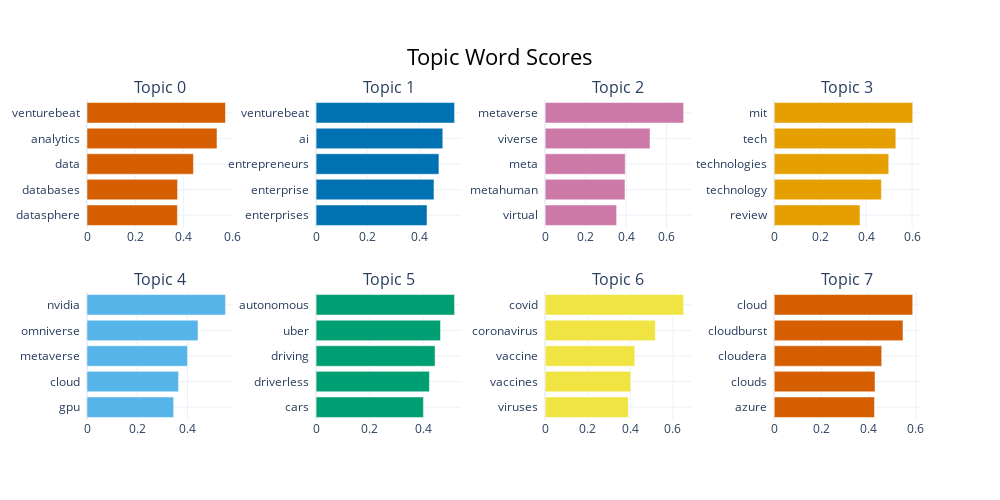
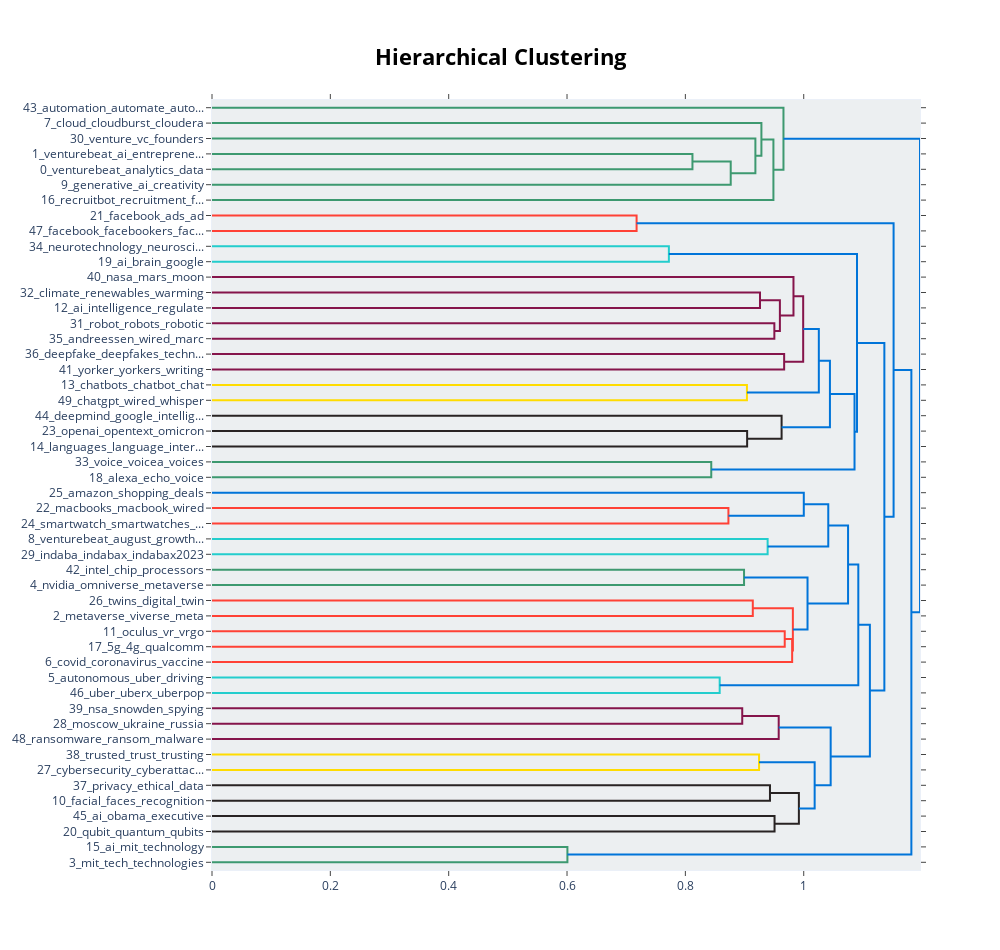
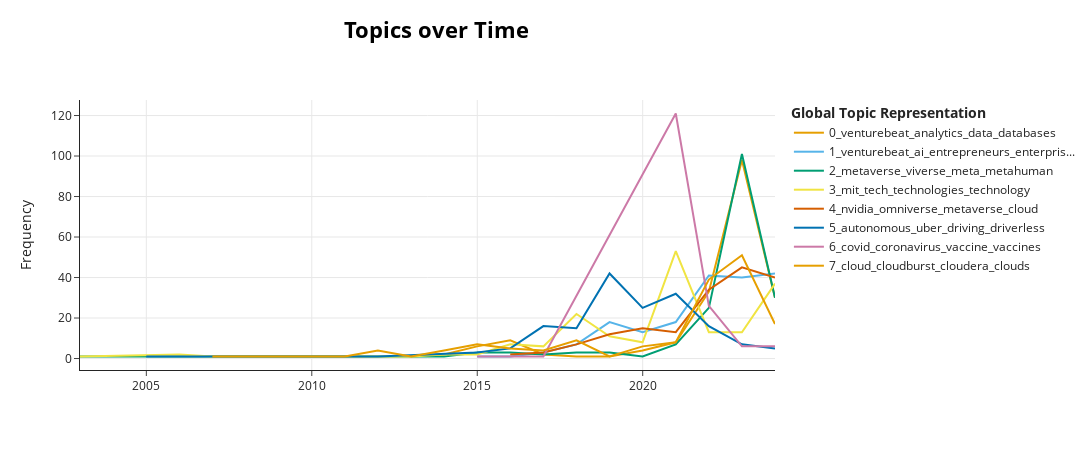

The code cell stored with these charts, in order, in its notebook:
### Code cell
%run analysis.py --verbose

### Figure 1 — Plotly figure (JSON) as saved in the notebook; plotly's stock layout.template omitted (floating-point values rounded to 4 significant figures)
{"data": [{"marker": {"color": "#D55E00"}, "orientation": "h", "x": [0.3739, 0.3744, 0.4401, 0.5375, 0.5727], "y": ["datasphere  ", "databases  ", "data  ", "analytics  ", "venturebeat  "], "type": "bar", "xaxis": "x", "yaxis": "y"}, {"marker": {"color": "#0072B2"}, "orientation": "h", "x": [0.431, 0.4579, 0.4772, 0.4923, 0.538], "y": ["enterprises  ", "enterprise  ", "entrepreneurs  ", "ai  ", "venturebeat  "], "type": "bar", "xaxis": "x2", "yaxis": "y2"}, {"marker": {"color": "#CC79A7"}, "orientation": "h", "x": [0.353, 0.3942, 0.3956, 0.518, 0.684], "y": ["virtual  ", "metahuman  ", "meta  ", "viverse  ", "metaverse  "], "type": "bar", "xaxis": "x3", "yaxis": "y3"}, {"marker": {"color": "#E69F00"}, "orientation": "h", "x": [0.3731, 0.4663, 0.4982, 0.5291, 0.6026], "y": ["review  ", "technology  ", "technologies  ", "tech  ", "mit  "], "type": "bar", "xaxis": "x4", "yaxis": "y4"}, {"marker": {"color": "#56B4E9"}, "orientation": "h", "x": [0.345, 0.3644, 0.4002, 0.442, 0.5513], "y": ["gpu  ", "cloud  ", "metaverse  ", "omniverse  ", "nvidia  "], "type": "bar", "xaxis": "x5", "yaxis": "y5"}, {"marker": {"color": "#009E73"}, "orientation": "h", "x": [0.4009, 0.4235, 0.4446, 0.4648, 0.5174], "y": ["cars  ", "driverless  ", "driving  ", "uber  ", "autonomous  "], "type": "bar", "xaxis": "x6", "yaxis": "y6"}, {"marker": {"color": "#F0E442"}, "orientation": "h", "x": [0.3906, 0.402, 0.4208, 0.5172, 0.6502], "y": ["viruses  ", "vaccines  ", "vaccine  ", "coronavirus  ", "covid  "], "type": "bar", "xaxis": "x7", "yaxis": "y7"}, {"marker": {"color": "#D55E00"}, "orientation": "h", "x": [0.4247, 0.4269, 0.4553, 0.5453, 0.5866], "y": ["azure  ", "clouds  ", "cloudera  ", "cloudburst  ", "cloud  "], "type": "bar", "xaxis": "x8", "yaxis": "y8"}], "layout": {"xaxis": {"anchor": "y", "domain": [0.0, 0.175], "showgrid": true}, "yaxis": {"anchor": "x", "domain": [0.6, 1.0], "showgrid": true}, "xaxis2": {"anchor": "y2", "domain": [0.275, 0.45], "showgrid": true}, "yaxis2": {"anchor": "x2", "domain": [0.6, 1.0], "showgrid": true}, "xaxis3": {"anchor": "y3", "domain": [0.55, 0.725], "showgrid": true}, "yaxis3": {"anchor": "x3", "domain": [0.6, 1.0], "showgrid": true}, "xaxis4": {"anchor": "y4", "domain": [0.825, 1.0], "showgrid": true}, "yaxis4": {"anchor": "x4", "domain": [0.6, 1.0], "showgrid": true}, "xaxis5": {"anchor": "y5", "domain": [0.0, 0.175], "showgrid": true}, "yaxis5": {"anchor": "x5", "domain": [0.0, 0.4], "showgrid": true}, "xaxis6": {"anchor": "y6", "domain": [0.275, 0.45], "showgrid": true}, "yaxis6": {"anchor": "x6", "domain": [0.0, 0.4], "showgrid": true}, "xaxis7": {"anchor": "y7", "domain": [0.55, 0.725], "showgrid": true}, "yaxis7": {"anchor": "x7", "domain": [0.0, 0.4], "showgrid": true}, "xaxis8": {"anchor": "y8", "domain": [0.825, 1.0], "showgrid": true}, "yaxis8": {"anchor": "x8", "domain": [0.0, 0.4], "showgrid": true}, "annotations": [{"font": {"size": 16}, "showarrow": false, "text": "Topic 0", "x": 0.0875, "xanchor": "center", "xref": "paper", "y": 1.0, "yanchor": "bottom", "yref": "paper"}, {"font": {"size": 16}, "showarrow": false, "text": "Topic 1", "x": 0.3625, "xanchor": "center", "xref": "paper", "y": 1.0, "yanchor": "bottom", "yref": "paper"}, {"font": {"size": 16}, "showarrow": false, "text": "Topic 2", "x": 0.6375, "xanchor": "center", "xref": "paper", "y": 1.0, "yanchor": "bottom", "yref": "paper"}, {"font": {"size": 16}, "showarrow": false, "text": "Topic 3", "x": 0.9125, "xanchor": "center", "xref": "paper", "y": 1.0, "yanchor": "bottom", "yref": "paper"}, {"font": {"size": 16}, "showarrow": false, "text": "Topic 4", "x": 0.0875, "xanchor": "center", "xref": "paper", "y": 0.4, "yanchor": "bottom", "yref": "paper"}, {"font": {"size": 16}, "showarrow": false, "text": "Topic 5", "x": 0.3625, "xanchor": "center", "xref": "paper", "y": 0.4, "yanchor": "bottom", "yref": "paper"}, {"font": {"size": 16}, "showarrow": false, "text": "Topic 6", "x": 0.6375, "xanchor": "center", "xref": "paper", "y": 0.4, "yanchor": "bottom", "yref": "paper"}, {"font": {"size": 16}, "showarrow": false, "text": "Topic 7", "x": 0.9125, "xanchor": "center", "xref": "paper", "y": 0.4, "yanchor": "bottom", "yref": "paper"}], "title": {"font": {"size": 22, "color": "Black"}, "text": "Topic Word Scores", "x": 0.5, "xanchor": "center", "yanchor": "top"}, "hoverlabel": {"font": {"size": 16, "family": "Rockwell"}, "bgcolor": "white"}, "showlegend": false, "width": 1000, "height": 500}}

### Figure 2 — Plotly figure (JSON) as saved in the notebook; plotly's stock layout.template omitted (floating-point values rounded to 4 significant figures)
{"data": [{"hoverinfo": "text", "marker": {"color": "rgb(61,153,112)"}, "mode": "lines", "x": [0.0, 0.812, 0.812, 0.0], "xaxis": "x", "y": [-35.0, -35.0, -45.0, -45.0], "yaxis": "y", "type": "scatter"}, {"hoverinfo": "text", "marker": {"color": "rgb(61,153,112)"}, "mode": "lines", "x": [0.812, 0.8766, 0.8766, 0.0], "xaxis": "x", "y": [-40.0, -40.0, -55.0, -55.0], "yaxis": "y", "type": "scatter"}, {"hoverinfo": "text", "marker": {"color": "rgb(61,153,112)"}, "mode": "lines", "x": [0.0, 0.9183, 0.9183, 0.8766], "xaxis": "x", "y": [-25.0, -25.0, -47.5, -47.5], "yaxis": "y", "type": "scatter"}, {"hoverinfo": "text", "marker": {"color": "rgb(61,153,112)"}, "mode": "lines", "x": [0.0, 0.9285, 0.9285, 0.9183], "xaxis": "x", "y": [-15.0, -15.0, -36.25, -36.25], "yaxis": "y", "type": "scatter"}, {"hoverinfo": "text", "marker": {"color": "rgb(61,153,112)"}, "mode": "lines", "x": [0.9285, 0.9488, 0.9488, 0.0], "xaxis": "x", "y": [-25.62, -25.62, -65.0, -65.0], "yaxis": "y", "type": "scatter"}, {"hoverinfo": "text", "marker": {"color": "rgb(61,153,112)"}, "mode": "lines", "x": [0.0, 0.9658, 0.9658, 0.9488], "xaxis": "x", "y": [-5.0, -5.0, -45.31, -45.31], "yaxis": "y", "type": "scatter"}, {"hoverinfo": "text", "marker": {"color": "rgb(255,65,54)"}, "mode": "lines", "x": [0.0, 0.7175, 0.7175, 0.0], "xaxis": "x", "y": [-75.0, -75.0, -85.0, -85.0], "yaxis": "y", "type": "scatter"}, {"hoverinfo": "text", "marker": {"color": "rgb(35,205,205)"}, "mode": "lines", "x": [0.0, 0.7721, 0.7721, 0.0], "xaxis": "x", "y": [-95.0, -95.0, -105.0, -105.0], "yaxis": "y", "type": "scatter"}, {"hoverinfo": "text", "marker": {"color": "rgb(133,20,75)"}, "mode": "lines", "x": [0.0, 0.9261, 0.9261, 0.0], "xaxis": "x", "y": [-125.0, -125.0, -135.0, -135.0], "yaxis": "y", "type": "scatter"}, {"hoverinfo": "text", "marker": {"color": "rgb(133,20,75)"}, "mode": "lines", "x": [0.0, 0.9504, 0.9504, 0.0], "xaxis": "x", "y": [-145.0, -145.0, -155.0, -155.0], "yaxis": "y", "type": "scatter"}, {"hoverinfo": "text", "marker": {"color": "rgb(133,20,75)"}, "mode": "lines", "x": [0.9261, 0.9597, 0.9597, 0.9504], "xaxis": "x", "y": [-130.0, -130.0, -150.0, -150.0], "yaxis": "y", "type": "scatter"}, {"hoverinfo": "text", "marker": {"color": "rgb(133,20,75)"}, "mode": "lines", "x": [0.0, 0.9827, 0.9827, 0.9597], "xaxis": "x", "y": [-115.0, -115.0, -140.0, -140.0], "yaxis": "y", "type": "scatter"}, {"hoverinfo": "text", "marker": {"color": "rgb(133,20,75)"}, "mode": "lines", "x": [0.0, 0.9669, 0.9669, 0.0], "xaxis": "x", "y": [-165.0, -165.0, -175.0, -175.0], "yaxis": "y", "type": "scatter"}, {"hoverinfo": "text", "marker": {"color": "rgb(133,20,75)"}, "mode": "lines", "x": [0.9827, 0.9991, 0.9991, 0.9669], "xaxis": "x", "y": [-127.5, -127.5, -170.0, -170.0], "yaxis": "y", "type": "scatter"}, {"hoverinfo": "text", "marker": {"color": "rgb(255,220,0)"}, "mode": "lines", "x": [0.0, 0.9041, 0.9041, 0.0], "xaxis": "x", "y": [-185.0, -185.0, -195.0, -195.0], "yaxis": "y", "type": "scatter"}, {"hoverinfo": "text", "marker": {"color": "rgb(0,116,217)"}, "mode": "lines", "x": [0.9991, 1.026, 1.026, 0.9041], "xaxis": "x", "y": [-148.8, -148.8, -190.0, -190.0], "yaxis": "y", "type": "scatter"}, {"hoverinfo": "text", "marker": {"color": "rgb(40,35,35)"}, "mode": "lines", "x": [0.0, 0.9044, 0.9044, 0.0], "xaxis": "x", "y": [-215.0, -215.0, -225.0, -225.0], "yaxis": "y", "type": "scatter"}, {"hoverinfo": "text", "marker": {"color": "rgb(40,35,35)"}, "mode": "lines", "x": [0.0, 0.9626, 0.9626, 0.9044], "xaxis": "x", "y": [-205.0, -205.0, -220.0, -220.0], "yaxis": "y", "type": "scatter"}, {"hoverinfo": "text", "marker": {"color": "rgb(0,116,217)"}, "mode": "lines", "x": [1.026, 1.044, 1.044, 0.9626], "xaxis": "x", "y": [-169.4, -169.4, -212.5, -212.5], "yaxis": "y", "type": "scatter"}, {"hoverinfo": "text", "marker": {"color": "rgb(61,153,112)"}, "mode": "lines", "x": [0.0, 0.8437, 0.8437, 0.0], "xaxis": "x", "y": [-235.0, -235.0, -245.0, -245.0], "yaxis": "y", "type": "scatter"}, {"hoverinfo": "text", "marker": {"color": "rgb(0,116,217)"}, "mode": "lines", "x": [1.044, 1.086, 1.086, 0.8437], "xaxis": "x", "y": [-190.9, -190.9, -240.0, -240.0], "yaxis": "y", "type": "scatter"}, {"hoverinfo": "text", "marker": {"color": "rgb(0,116,217)"}, "mode": "lines", "x": [0.7721, 1.09, 1.09, 1.086], "xaxis": "x", "y": [-100.0, -100.0, -215.5, -215.5], "yaxis": "y", "type": "scatter"}, {"hoverinfo": "text", "marker": {"color": "rgb(255,65,54)"}, "mode": "lines", "x": [0.0, 0.8727, 0.8727, 0.0], "xaxis": "x", "y": [-265.0, -265.0, -275.0, -275.0], "yaxis": "y", "type": "scatter"}, {"hoverinfo": "text", "marker": {"color": "rgb(0,116,217)"}, "mode": "lines", "x": [0.0, 1.0, 1.0, 0.8727], "xaxis": "x", "y": [-255.0, -255.0, -270.0, -270.0], "yaxis": "y", "type": "scatter"}, {"hoverinfo": "text", "marker": {"color": "rgb(35,205,205)"}, "mode": "lines", "x": [0.0, 0.939, 0.939, 0.0], "xaxis": "x", "y": [-285.0, -285.0, -295.0, -295.0], "yaxis": "y", "type": "scatter"}, {"hoverinfo": "text", "marker": {"color": "rgb(0,116,217)"}, "mode": "lines", "x": [1.0, 1.041, 1.041, 0.939], "xaxis": "x", "y": [-262.5, -262.5, -290.0, -290.0], "yaxis": "y", "type": "scatter"}, {"hoverinfo": "text", "marker": {"color": "rgb(61,153,112)"}, "mode": "lines", "x": [0.0, 0.8991, 0.8991, 0.0], "xaxis": "x", "y": [-305.0, -305.0, -315.0, -315.0], "yaxis": "y", "type": "scatter"}, {"hoverinfo": "text", "marker": {"color": "rgb(255,65,54)"}, "mode": "lines", "x": [0.0, 0.914, 0.914, 0.0], "xaxis": "x", "y": [-325.0, -325.0, -335.0, -335.0], "yaxis": "y", "type": "scatter"}, {"hoverinfo": "text", "marker": {"color": "rgb(255,65,54)"}, "mode": "lines", "x": [0.0, 0.9679, 0.9679, 0.0], "xaxis": "x", "y": [-345.0, -345.0, -355.0, -355.0], "yaxis": "y", "type": "scatter"}, {"hoverinfo": "text", "marker": {"color": "rgb(255,65,54)"}, "mode": "lines", "x": [0.9679, 0.9805, 0.9805, 0.0], "xaxis": "x", "y": [-350.0, -350.0, -365.0, -365.0], "yaxis": "y", "type": "scatter"}, {"hoverinfo": "text", "marker": {"color": "rgb(255,65,54)"}, "mode": "lines", "x": [0.914, 0.9817, 0.9817, 0.9805], "xaxis": "x", "y": [-330.0, -330.0, -357.5, -357.5], "yaxis": "y", "type": "scatter"}, {"hoverinfo": "text", "marker": {"color": "rgb(0,116,217)"}, "mode": "lines", "x": [0.8991, 1.006, 1.006, 0.9817], "xaxis": "x", "y": [-310.0, -310.0, -343.8, -343.8], "yaxis": "y", "type": "scatter"}, {"hoverinfo": "text", "marker": {"color": "rgb(0,116,217)"}, "mode": "lines", "x": [1.041, 1.075, 1.075, 1.006], "xaxis": "x", "y": [-276.2, -276.2, -326.9, -326.9], "yaxis": "y", "type": "scatter"}, {"hoverinfo": "text", "marker": {"color": "rgb(35,205,205)"}, "mode": "lines", "x": [0.0, 0.858, 0.858, 0.0], "xaxis": "x", "y": [-375.0, -375.0, -385.0, -385.0], "yaxis": "y", "type": "scatter"}, {"hoverinfo": "text", "marker": {"color": "rgb(0,116,217)"}, "mode": "lines", "x": [1.075, 1.092, 1.092, 0.858], "xaxis": "x", "y": [-301.6, -301.6, -380.0, -380.0], "yaxis": "y", "type": "scatter"}, {"hoverinfo": "text", "marker": {"color": "rgb(133,20,75)"}, "mode": "lines", "x": [0.0, 0.8961, 0.8961, 0.0], "xaxis": "x", "y": [-395.0, -395.0, -405.0, -405.0], "yaxis": "y", "type": "scatter"}, {"hoverinfo": "text", "marker": {"color": "rgb(133,20,75)"}, "mode": "lines", "x": [0.8961, 0.9577, 0.9577, 0.0], "xaxis": "x", "y": [-400.0, -400.0, -415.0, -415.0], "yaxis": "y", "type": "scatter"}, {"hoverinfo": "text", "marker": {"color": "rgb(255,220,0)"}, "mode": "lines", "x": [0.0, 0.9246, 0.9246, 0.0], "xaxis": "x", "y": [-425.0, -425.0, -435.0, -435.0], "yaxis": "y", "type": "scatter"}, {"hoverinfo": "text", "marker": {"color": "rgb(40,35,35)"}, "mode": "lines", "x": [0.0, 0.943, 0.943, 0.0], "xaxis": "x", "y": [-445.0, -445.0, -455.0, -455.0], "yaxis": "y", "type": "scatter"}, {"hoverinfo": "text", "marker": {"color": "rgb(40,35,35)"}, "mode": "lines", "x": [0.0, 0.9507, 0.9507, 0.0], "xaxis": "x", "y": [-465.0, -465.0, -475.0, -475.0], "yaxis": "y", "type": "scatter"}, {"hoverinfo": "text", "marker": {"color": "rgb(40,35,35)"}, "mode": "lines", "x": [0.943, 0.9918, 0.9918, 0.9507], "xaxis": "x", "y": [-450.0, -450.0, -470.0, -470.0], "yaxis": "y", "type": "scatter"}, {"hoverinfo": "text", "marker": {"color": "rgb(0,116,217)"}, "mode": "lines", "x": [0.9246, 1.019, 1.019, 0.9918], "xaxis": "x", "y": [-430.0, -430.0, -460.0, -460.0], "yaxis": "y", "type": "scatter"}, {"hoverinfo": "text", "marker": {"color": "rgb(0,116,217)"}, "mode": "lines", "x": [0.9577, 1.046, 1.046, 1.019], "xaxis": "x", "y": [-407.5, -407.5, -445.0, -445.0], "yaxis": "y", "type": "scatter"}, {"hoverinfo": "text", "marker": {"color": "rgb(0,116,217)"}, "mode": "lines", "x": [1.092, 1.112, 1.112, 1.046], "xaxis": "x", "y": [-340.8, -340.8, -426.2, -426.2], "yaxis": "y", "type": "scatter"}, {"hoverinfo": "text", "marker": {"color": "rgb(0,116,217)"}, "mode": "lines", "x": [1.09, 1.136, 1.136, 1.112], "xaxis": "x", "y": [-157.7, -157.7, -383.5, -383.5], "yaxis": "y", "type": "scatter"}, {"hoverinfo": "text", "marker": {"color": "rgb(0,116,217)"}, "mode": "lines", "x": [0.7175, 1.152, 1.152, 1.136], "xaxis": "x", "y": [-80.0, -80.0, -270.6, -270.6], "yaxis": "y", "type": "scatter"}, {"hoverinfo": "text", "marker": {"color": "rgb(61,153,112)"}, "mode": "lines", "x": [0.0, 0.6006, 0.6006, 0.0], "xaxis": "x", "y": [-485.0, -485.0, -495.0, -495.0], "yaxis": "y", "type": "scatter"}, {"hoverinfo": "text", "marker": {"color": "rgb(0,116,217)"}, "mode": "lines", "x": [1.152, 1.182, 1.182, 0.6006], "xaxis": "x", "y": [-175.3, -175.3, -490.0, -490.0], "yaxis": "y", "type": "scatter"}, {"hoverinfo": "text", "marker": {"color": "rgb(0,116,217)"}, "mode": "lines", "x": [0.9658, 1.197, 1.197, 1.182], "xaxis": "x", "y": [-25.16, -25.16, -332.7, -332.7], "yaxis": "y", "type": "scatter"}], "layout": {"autosize": false, "height": 950, "hovermode": "closest", "showlegend": false, "width": 1000, "xaxis": {"mirror": "allticks", "rangemode": "tozero", "showgrid": false, "showline": true, "showticklabels": true, "ticks": "outside", "type": "linear", "zeroline": false}, "yaxis": {"mirror": "allticks", "rangemode": "tozero", "showgrid": false, "showline": true, "showticklabels": true, "tickmode": "array", "ticks": "outside", "ticktext": ["43_automation_automate_auto...", "7_cloud_cloudburst_cloudera", "30_venture_vc_founders", "1_venturebeat_ai_entreprene...", "0_venturebeat_analytics_data", "9_generative_ai_creativity", "16_recruitbot_recruitment_f...", "21_facebook_ads_ad", "47_facebook_facebookers_fac...", "34_neurotechnology_neurosci...", "19_ai_brain_google", "40_nasa_mars_moon", "32_climate_renewables_warming", "12_ai_intelligence_regulate", "31_robot_robots_robotic", "35_andreessen_wired_marc", "36_deepfake_deepfakes_techn...", "41_yorker_yorkers_writing", "13_chatbots_chatbot_chat", "49_chatgpt_wired_whisper", "44_deepmind_google_intellig...", "23_openai_opentext_omicron", "14_languages_language_inter...", "33_voice_voicea_voices", "18_alexa_echo_voice", "25_amazon_shopping_deals", "22_macbooks_macbook_wired", "24_smartwatch_smartwatches_...", "8_venturebeat_august_growth...", "29_indaba_indabax_indabax2023", "42_intel_chip_processors", "4_nvidia_omniverse_metaverse", "26_twins_digital_twin", "2_metaverse_viverse_meta", "11_oculus_vr_vrgo", "17_5g_4g_qualcomm", "6_covid_coronavirus_vaccine", "5_autonomous_uber_driving", "46_uber_uberx_uberpop", "39_nsa_snowden_spying", "28_moscow_ukraine_russia", "48_ransomware_ransom_malware", "38_trusted_trust_trusting", "27_cybersecurity_cyberattac...", "37_privacy_ethical_data", "10_facial_faces_recognition", "45_ai_obama_executive", "20_qubit_quantum_qubits", "15_ai_mit_technology", "3_mit_tech_technologies"], "tickvals": [-5.0, -15.0, -25.0, -35.0, -45.0, -55.0, -65.0, -75.0, -85.0, -95.0, -105.0, -115.0, -125.0, -135.0, -145.0, -155.0, -165.0, -175.0, -185.0, -195.0, -205.0, -215.0, -225.0, -235.0, -245.0, -255.0, -265.0, -275.0, -285.0, -295.0, -305.0, -315.0, -325.0, -335.0, -345.0, -355.0, -365.0, -375.0, -385.0, -395.0, -405.0, -415.0, -425.0, -435.0, -445.0, -455.0, -465.0, -475.0, -485.0, -495.0], "type": "linear", "zeroline": false, "range": [-500.0, 0.0]}, "title": {"font": {"size": 22, "color": "Black"}, "text": "<b>Hierarchical Clustering</b>", "x": 0.5, "xanchor": "center", "yanchor": "top"}, "hoverlabel": {"font": {"size": 16, "family": "Rockwell"}, "bgcolor": "white"}, "plot_bgcolor": "#ECEFF1"}}

### Figure 3 — Plotly figure (JSON) as saved in the notebook; plotly's stock layout.template omitted (floating-point values rounded to 4 significant figures)
{"data": [{"hoverinfo": "text", "hovertext": ["<b>Topic 0</b><br>Words: 2012, quantifying, trend, lives, data", "<b>Topic 0</b><br>Words: exploding, mailchimp, career, scenes, needed", "<b>Topic 0</b><br>Words: postage, terabyte, crossbar, headlines, stamp", "<b>Topic 0</b><br>Words: cmos, hypergrowth, wasting, scaled, data", "<b>Topic 0</b><br>Words: breed, tour, entrepreneurs, dominate, duty", "<b>Topic 0</b><br>Words: holistic, embrace, marketers, approach, data", "<b>Topic 0</b><br>Words: statistics, celebrating, 21st, century, data", "<b>Topic 0</b><br>Words: harvard, hackerrank, candidate, drag, 87", "<b>Topic 0</b><br>Words: rehire, actionable, trends, navigating, extract", "<b>Topic 0</b><br>Words: analytics, data, tide, mesh, science", "<b>Topic 0</b><br>Words: data, analytics, definition, practices, unstructured", "<b>Topic 0</b><br>Words: week, data, analytics, observability, maximum"], "marker": {"color": "#E69F00"}, "mode": "lines", "name": "0_venturebeat_analytics_data_databases", "x": ["2012-12-31T00:00:00.000000000", "2013-12-31T00:00:00.000000000", "2014-12-31T00:00:00.000000000", "2015-12-31T00:00:00.000000000", "2016-12-31T00:00:00.000000000", "2017-12-31T00:00:00.000000000", "2018-12-31T00:00:00.000000000", "2019-12-31T00:00:00.000000000", "2020-12-31T00:00:00.000000000", "2021-12-31T00:00:00.000000000", "2022-12-31T00:00:00.000000000", "2023-12-31T00:00:00.000000000"], "y": [1, 2, 6, 9, 2, 1, 1, 4, 8, 33, 98, 30], "type": "scatter"}, {"hoverinfo": "text", "hovertext": ["<b>Topic 1</b><br>Words: viv, hal, agents, intelligent, real", "<b>Topic 1</b><br>Words: statements, harnessing, useful, bank, boring", "<b>Topic 1</b><br>Words: neutral, useful, stay, knowledge, assistants", "<b>Topic 1</b><br>Words: exciting, 113, revealing, personality, shortcomings", "<b>Topic 1</b><br>Words: candidates, hire, executives, dugan, headhunt", "<b>Topic 1</b><br>Words: hilary, mason, job, rumman, chowdhury", "<b>Topic 1</b><br>Words: curve, does, sure, stand, organization", "<b>Topic 1</b><br>Words: 2021, applied, leveraging, hr, holds", "<b>Topic 1</b><br>Words: explainable, 2022, implement, executives, talent", "<b>Topic 1</b><br>Words: scale, armilla, hospitality, fiverr, cio"], "marker": {"color": "#56B4E9"}, "mode": "lines", "name": "1_venturebeat_ai_entrepreneurs_enterpris...", "x": ["2014-12-31T00:00:00.000000000", "2015-12-31T00:00:00.000000000", "2016-12-31T00:00:00.000000000", "2017-12-31T00:00:00.000000000", "2018-12-31T00:00:00.000000000", "2019-12-31T00:00:00.000000000", "2020-12-31T00:00:00.000000000", "2021-12-31T00:00:00.000000000", "2022-12-31T00:00:00.000000000", "2023-12-31T00:00:00.000000000"], "y": [1, 1, 3, 7, 18, 13, 18, 41, 40, 42], "type": "scatter"}, {"hoverinfo": "text", "hovertext": ["<b>Topic 2</b><br>Words: operational, changer, industrial, metaverse, game", "<b>Topic 2</b><br>Words: serve, humans, metaverse, making, company", "<b>Topic 2</b><br>Words: quantified, farts, pursuit, counting, omnichannel", "<b>Topic 2</b><br>Words: sinking, chronicles, wacky, xenoblade, tidal", "<b>Topic 2</b><br>Words: sweeney, westworld, foretells, deanbeat, guru", "<b>Topic 2</b><br>Words: futurists, sneakers, colossus, levitt, joseph", "<b>Topic 2</b><br>Words: ontology, mainnet, harrell, fox, metoo", "<b>Topic 2</b><br>Words: sim, zoo, developments, planet, frontier", "<b>Topic 2</b><br>Words: defended, quantic, allegations, toxic, dream", "<b>Topic 2</b><br>Words: metaverse, converge, deanbeat, fit, blockchain", "<b>Topic 2</b><br>Words: metaverse, meta, html, usd, opportunity", "<b>Topic 2</b><br>Words: metaverse, immersive, meta, brands, decidedly"], "marker": {"color": "#009E73"}, "mode": "lines", "name": "2_metaverse_viverse_meta_metahuman", "x": ["2002-12-31T00:00:00.000000000", "2013-12-31T00:00:00.000000000", "2014-12-31T00:00:00.000000000", "2015-12-31T00:00:00.000000000", "2016-12-31T00:00:00.000000000", "2017-12-31T00:00:00.000000000", "2018-12-31T00:00:00.000000000", "2019-12-31T00:00:00.000000000", "2020-12-31T00:00:00.000000000", "2021-12-31T00:00:00.000000000", "2022-12-31T00:00:00.000000000", "2023-12-31T00:00:00.000000000"], "y": [1, 1, 3, 3, 2, 3, 3, 1, 7, 25, 101, 30], "type": "scatter"}, {"hoverinfo": "text", "hovertext": ["<b>Topic 3</b><br>Words: transatlantic, london, touch, team, report", "<b>Topic 3</b><br>Words: bionic, dollar, closes, speed, man", "<b>Topic 3</b><br>Words: late, energy, special, report, mit", "<b>Topic 3</b><br>Words: rachel, haurwitz, mit, technology, review", "<b>Topic 3</b><br>Words: hao, li, information, mit, technology", "<b>Topic 3</b><br>Words: liu, jiwei, li, mit, technology", "<b>Topic 3</b><br>Words: wiens, boya, tallis, gomes, jenna", "<b>Topic 3</b><br>Words: pollsters, shot, wayne, abudayyeh, omar", "<b>Topic 3</b><br>Words: technology, mit, review, reif, saliba", "<b>Topic 3</b><br>Words: ethereum, prove, task, christina, boville", "<b>Topic 3</b><br>Words: cai, fountain, lili, inioluwa, deborah", "<b>Topic 3</b><br>Words: technology, mit, review, 2030, sharpest", "<b>Topic 3</b><br>Words: mit, technology, review, nicki, méxico", "<b>Topic 3</b><br>Words: technology, mit, review, feistel, topographies", "<b>Topic 3</b><br>Words: technology, mit, review, policies, breakthrough"], "marker": {"color": "#F0E442"}, "mode": "lines", "name": "3_mit_tech_technologies_technology", "x": ["2002-12-31T00:00:00.000000000", "2005-12-31T00:00:00.000000000", "2006-12-31T00:00:00.000000000", "2012-12-31T00:00:00.000000000", "2013-12-31T00:00:00.000000000", "2014-12-31T00:00:00.000000000", "2015-12-31T00:00:00.000000000", "2016-12-31T00:00:00.000000000", "2017-12-31T00:00:00.000000000", "2018-12-31T00:00:00.000000000", "2019-12-31T00:00:00.000000000", "2020-12-31T00:00:00.000000000", "2021-12-31T00:00:00.000000000", "2022-12-31T00:00:00.000000000", "2023-12-31T00:00:00.000000000"], "y": [1, 2, 1, 1, 2, 2, 7, 6, 22, 11, 8, 53, 13, 13, 37], "type": "scatter"}, {"hoverinfo": "text", "hovertext": ["<b>Topic 4</b><br>Words: shading, resolution, nvidia, multi, players", "<b>Topic 4</b><br>Words: p2, nvidia, mod, discusses, instances", "<b>Topic 4</b><br>Words: nvidia, graphics, komatsu, artists, chipmaker", "<b>Topic 4</b><br>Words: nvidia, gpus, compression, render, lossless", "<b>Topic 4</b><br>Words: nvidia, gaugan, landscapes, constellation, mathematically", "<b>Topic 4</b><br>Words: nvidia, omniverse, gtc, maxine, gamegan", "<b>Topic 4</b><br>Words: nvidia, omniverse, gtc, grace, isaac", "<b>Topic 4</b><br>Words: nvidia, omniverse, gtc, hopper, gpu", "<b>Topic 4</b><br>Words: nvidia, gpu, gtc, gpus, omniverse"], "marker": {"color": "#D55E00"}, "mode": "lines", "name": "4_nvidia_omniverse_metaverse_cloud", "x": ["2015-12-31T00:00:00.000000000", "2016-12-31T00:00:00.000000000", "2017-12-31T00:00:00.000000000", "2018-12-31T00:00:00.000000000", "2019-12-31T00:00:00.000000000", "2020-12-31T00:00:00.000000000", "2021-12-31T00:00:00.000000000", "2022-12-31T00:00:00.000000000", "2023-12-31T00:00:00.000000000"], "y": [2, 3, 7, 12, 15, 13, 34, 45, 40], "type": "scatter"}, {"hoverinfo": "text", "hovertext": ["<b>Topic 5</b><br>Words: 2004, chaos, darpa, grand, car", "<b>Topic 5</b><br>Words: couldn, f1, currents, average, car", "<b>Topic 5</b><br>Words: actually, smart, cars, driving, self", "<b>Topic 5</b><br>Words: audi, mph, satisfy, bootcamp, cleaner", "<b>Topic 5</b><br>Words: driving, self, cars, trickiest, rode", "<b>Topic 5</b><br>Words: driving, self, cars, car, kinda", "<b>Topic 5</b><br>Words: driving, self, cars, car, waymo", "<b>Topic 5</b><br>Words: driving, self, cars, car, waymo", "<b>Topic 5</b><br>Words: driving, self, cars, car, cruise", "<b>Topic 5</b><br>Words: driving, self, cars, waymo, autonomous", "<b>Topic 5</b><br>Words: driving, self, car, cars, waymo", "<b>Topic 5</b><br>Words: driving, self, road, cars, adas", "<b>Topic 5</b><br>Words: driverless, cruise, driving, cars, self"], "marker": {"color": "#0072B2"}, "mode": "lines", "name": "5_autonomous_uber_driving_driverless", "x": ["2004-12-31T00:00:00.000000000", "2010-12-31T00:00:00.000000000", "2011-12-31T00:00:00.000000000", "2014-12-31T00:00:00.000000000", "2015-12-31T00:00:00.000000000", "2016-12-31T00:00:00.000000000", "2017-12-31T00:00:00.000000000", "2018-12-31T00:00:00.000000000", "2019-12-31T00:00:00.000000000", "2020-12-31T00:00:00.000000000", "2021-12-31T00:00:00.000000000", "2022-12-31T00:00:00.000000000", "2023-12-31T00:00:00.000000000"], "y": [1, 1, 1, 3, 5, 16, 15, 42, 25, 32, 16, 7, 5], "type": "scatter"}, {"hoverinfo": "text", "hovertext": ["<b>Topic 6</b><br>Words: did, covid, 19, coronavirus, gdc", "<b>Topic 6</b><br>Words: survivors, ebola, treatment, disease, key", "<b>Topic 6</b><br>Words: zika, malaria, visualization, 93, cases", "<b>Topic 6</b><br>Words: covid, 19, coronavirus, gdc, adopt", "<b>Topic 6</b><br>Words: covid, 19, coronavirus, variations, viruses", "<b>Topic 6</b><br>Words: covid, 19, important, walkouts, coexist", "<b>Topic 6</b><br>Words: covid, 19, immunotherapy, oncoprism, cofactor"], "marker": {"color": "#CC79A7"}, "mode": "lines", "name": "6_covid_coronavirus_vaccine_vaccines", "x": ["2014-12-31T00:00:00.000000000", "2015-12-31T00:00:00.000000000", "2016-12-31T00:00:00.000000000", "2020-12-31T00:00:00.000000000", "2021-12-31T00:00:00.000000000", "2022-12-31T00:00:00.000000000", "2023-12-31T00:00:00.000000000"], "y": [1, 1, 1, 121, 26, 6, 6], "type": "scatter"}, {"hoverinfo": "text", "hovertext": ["<b>Topic 7</b><br>Words: rebrand, vmware, change, ceo, cloud", "<b>Topic 7</b><br>Words: greenplum, emc, database, acquires, startup", "<b>Topic 7</b><br>Words: paas, iaas, excited, heck, disruptive", "<b>Topic 7</b><br>Words: apprenda, bets, hybrid, release, cloud", "<b>Topic 7</b><br>Words: nicira, tolerate, cloud, deployments, pivotal", "<b>Topic 7</b><br>Words: cloudera, vmware, cloud, terraform, 740m", "<b>Topic 7</b><br>Words: vmware, vsphere, sddc, integrated, photon", "<b>Topic 7</b><br>Words: aws, ohio, wind, postgresql, setting", "<b>Topic 7</b><br>Words: serverless, aws, cloud, consistency, cloud9", "<b>Topic 7</b><br>Words: densify, cut, 80, spending, businesses", "<b>Topic 7</b><br>Words: cloud, hypervisor, teradici, kitchens, netmarble", "<b>Topic 7</b><br>Words: cloud, canalys, spending, aws, qarnot", "<b>Topic 7</b><br>Words: cloud, datacenter, ovh, migration, hybrid", "<b>Topic 7</b><br>Words: cloud, aws, prem, dive, striim", "<b>Topic 7</b><br>Words: cloud, waste, public, costs, prem"], "marker": {"color": "#E69F00"}, "mode": "lines", "name": "7_cloud_cloudburst_cloudera_clouds", "x": ["2006-12-31T00:00:00.000000000", "2010-12-31T00:00:00.000000000", "2011-12-31T00:00:00.000000000", "2012-12-31T00:00:00.000000000", "2013-12-31T00:00:00.000000000", "2014-12-31T00:00:00.000000000", "2015-12-31T00:00:00.000000000", "2016-12-31T00:00:00.000000000", "2017-12-31T00:00:00.000000000", "2018-12-31T00:00:00.000000000", "2019-12-31T00:00:00.000000000", "2020-12-31T00:00:00.000000000", "2021-12-31T00:00:00.000000000", "2022-12-31T00:00:00.000000000", "2023-12-31T00:00:00.000000000"], "y": [1, 1, 4, 1, 4, 7, 5, 4, 9, 1, 6, 8, 39, 51, 17], "type": "scatter"}], "layout": {"xaxis": {"showgrid": true}, "yaxis": {"showgrid": true, "title": {"text": "Frequency"}}, "title": {"font": {"size": 22, "color": "Black"}, "text": "<b>Topics over Time</b>", "y": 0.95, "x": 0.4, "xanchor": "center", "yanchor": "top"}, "hoverlabel": {"font": {"size": 16, "family": "Rockwell"}, "bgcolor": "white"}, "width": 1250, "height": 450, "legend": {"title": {"text": "<b>Global Topic Representation"}}}}
